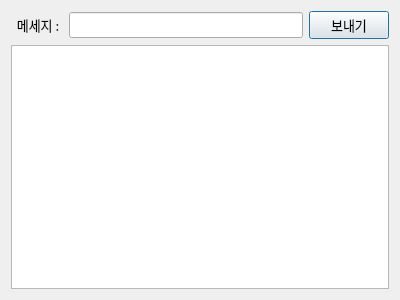
<?xml version="1.0" encoding="UTF-8"?>
<ui version="4.0">
 <class>Dialog</class>
 <widget class="QDialog" name="Dialog">
  <property name="windowModality">
   <enum>Qt::NonModal</enum>
  </property>
  <property name="geometry">
   <rect>
    <x>0</x>
    <y>0</y>
    <width>400</width>
    <height>300</height>
   </rect>
  </property>
  <property name="minimumSize">
   <size>
    <width>400</width>
    <height>300</height>
   </size>
  </property>
  <property name="maximumSize">
   <size>
    <width>400</width>
    <height>300</height>
   </size>
  </property>
  <property name="windowTitle">
   <string>채팅프로그램</string>
  </property>
  <property name="windowIcon">
   <iconset resource="resource.qrc">
    <normaloff>:/icon/chat.ico</normaloff>:/icon/chat.ico</iconset>
  </property>
  <layout class="QVBoxLayout" name="verticalLayout">
   <item>
    <layout class="QGridLayout" name="gridLayout">
     <item row="0" column="2">
      <widget class="QPushButton" name="pushButton">
       <property name="font">
        <font>
         <family>나눔바른고딕</family>
         <pointsize>10</pointsize>
        </font>
       </property>
       <property name="text">
        <string>보내기</string>
       </property>
      </widget>
     </item>
     <item row="0" column="0">
      <widget class="QLabel" name="label">
       <property name="font">
        <font>
         <family>나눔바른고딕</family>
         <pointsize>10</pointsize>
        </font>
       </property>
       <property name="text">
        <string>  메세지 : </string>
       </property>
      </widget>
     </item>
     <item row="0" column="1">
      <widget class="QLineEdit" name="lineEdit">
       <property name="font">
        <font>
         <family>나눔바른고딕</family>
         <pointsize>10</pointsize>
        </font>
       </property>
      </widget>
     </item>
     <item row="1" column="0" colspan="3">
      <widget class="QTextEdit" name="textEdit">
       <property name="font">
        <font>
         <family>나눔바른고딕</family>
         <pointsize>10</pointsize>
        </font>
       </property>
       <property name="readOnly">
        <bool>true</bool>
       </property>
      </widget>
     </item>
    </layout>
   </item>
  </layout>
 </widget>
 <resources>
  <include location="resource.qrc"/>
 </resources>
 <connections>
  <connection>
   <sender>pushButton</sender>
   <signal>clicked()</signal>
   <receiver>Dialog</receiver>
   <slot>sendClickSlot()</slot>
   <hints>
    <hint type="sourcelabel">
     <x>361</x>
     <y>24</y>
    </hint>
    <hint type="destinationlabel">
     <x>396</x>
     <y>62</y>
    </hint>
   </hints>
  </connection>
 </connections>
 <slots>
  <slot>sendClickSlot()</slot>
 </slots>
</ui>
